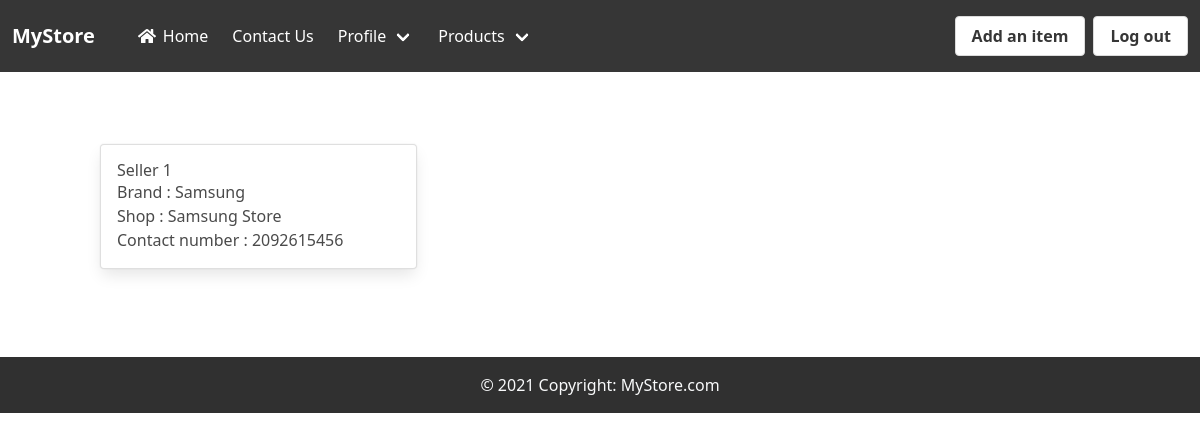
The app's page /seller/seller_profile/ (signed in) with its own data.
### seller/models.py (models this page shows, shortened)
class Seller(models.Model):
    is_verified = models.BooleanField(default=False)
    user = models.ForeignKey(User, on_delete=models.CASCADE)
    brand = models.CharField(max_length=200)
    shop = models.CharField(max_length=200)
    contact_number = models.CharField(max_length=10)

### seller/views.py (the view)
# urls.py: path('seller_profile/', views.seller_profile, name="seller-profile"),
@login_required
def seller_profile(request):
    user = request.user
    sellers = Seller.objects.filter(user=user)
    return render(request, 'seller/seller_profile.html', {'sellers': sellers})

### seller/templates/seller/seller_profile.html (shortened to what this page needs)
{% extends 'seller/core/base.html' %}
{% load static %}
{% block content %}
{% if sellers %}
<div class="container my-5">
    <div class="row">
        <div class="col-sm-8">
            <div class="row">
                {% for ad in sellers %}
                <div class="col-sm-6">
                    <div class="card mb-3">
                        <div class="card-body">
                            <h3>Seller {{forloop.counter}}</h3>
                            <p>Brand : {{ad.brand}}</p>
                            <p>Shop : {{ad.shop}}</p>
                            <p>Contact number : {{ad.contact_number}}</p>
                        </div>
                    </div>
                </div>
                {% endfor %}
            </div>
        </div>
    </div>
</div>
{% endif %}
{% endblock %}

### records on screen
Seller: brand "Samsung", shop "Samsung Store", contact_number "2092615456"
